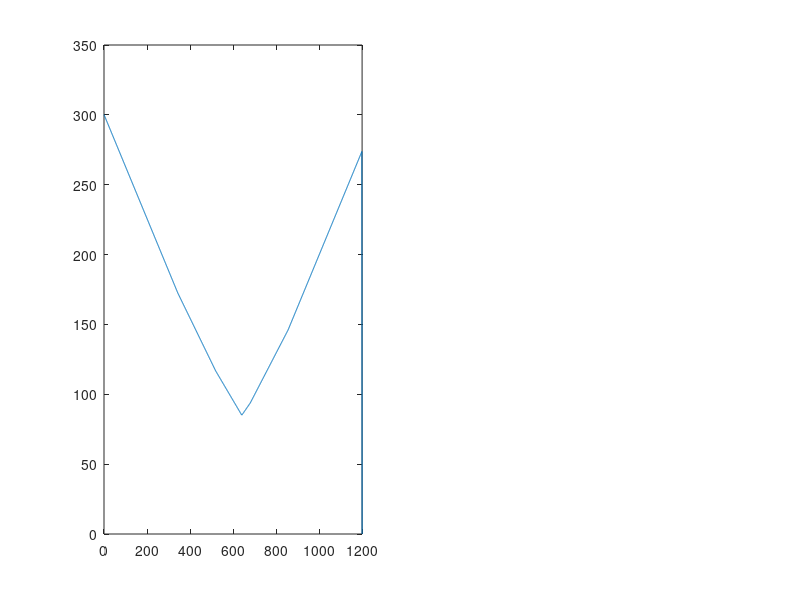

The MATLAB script that drew this image: (Note: this script raises an error after producing the figure.)
clear; close all;
%% 0. Initialize Parameters
L = 1200; % Length of bridge
n = 1200; % Discretize into 1 mm seg.
P = 400; % Total weight of train IF all are freight trains[N]
x = linspace(0, L, n+1); % x-axis generate n + 1 evenly spaced points

% Cross sections are defined by an nx3 matrix. Each row represents a
% rectangle. 
% section[i,1] = b, section[i, 2] = h, section[i, 3] = ybar
% **Coordinates measured as right and down positive**

%% design 0
section1 = [100, 1.27, 1.27/2;
            80, 1.27, 1.27/2 + 75;
            1.27 * 2, 75 - 1.27, (75 - 1.27) / 2 + 1.27;
            10, 1.27, 3 * 1.27 / 2;
            10, 0.0001, 1.27]; % b, h, ybar. last line is glue width,

% Iteration 1
sectionv2 = [100, 1.27*2, 1.27; % top flange
            80, 1.27, 1.27/2 + 75 + 1.27; % bottom flange
            1.27 * 2, 75 - 1.27, (75 - 1.27) / 2 + 2*1.27; % 
            10, 1.27, 2*1.27 + 1.27 / 2; % glue tabs
            10, 0.0001, 2*1.27]; % b, h, ybar. last line is glue width,

% Iteration 2
sectionv3 = [100, 1.27*2, 1.27; % top flange
            1.27 * 2, 75, (75) / 2 + 2*1.27; % 
            10, 1.27, 2*1.27 + 1.27 / 2; % glue tabs
            10, 0.0001, 2*1.27]; % b, h, ybar. last line is glue width,

% Iteration 3
sectionv4 = [110, 1.27*2, 1.27; % top flange
            1.27 * 2, 75, (75) / 2 + 2*1.27; % 
            10, 1.27, 2*1.27 + 1.27 / 2; % glue tabs
            10, 0.0001, 2*1.27]; % b, h, ybar. last line is glue width,

% Iteration 4
section1v5 = [110, 1.27*2, 1.27; % top flange
            1.27 * 2, 75, 75 / 2 + 2*1.27; % 
            10, 1.27, 2*1.27 + 1.27 / 2; % glue tabs
            10, 0.0001, 2*1.27]; % b, h, ybar. last line is glue width,

section2v5 = [110, 1.27*2, 1.27; % top flange
            1.27 * 2, 150, 150 / 2 + 2*1.27; % 
            10, 1.27, 2*1.27 + 1.27 / 2; % glue tabs
            10, 0.0001, 2*1.27]; % b, h, ybar. last line is glue width,

% Iteration 5
section1v6 = [110, 1.27*2, 1.27; % top flange
            1.27 * 2, 120, 100 / 2 + 2*1.27; % 
            10, 1.27, 2*1.27 + 1.27 / 2; % glue tabs
            10, 0.0001, 2*1.27]; % b, h, ybar. last line is glue width,

section2v6 = [110, 1.27*2, 1.27; % top flange
            1.27 * 2, 160, 120 / 2 + 2*1.27; % 
            10, 1.27, 2*1.27 + 1.27 / 2; % glue tabs
            10, 0.0001, 2*1.27]; % b, h, ybar. last line is glue width,

% Iteration 6
section1v7 = [100, 1.27*2, 1.27; % top flange
            1.27 * 2, 120, 120 / 2 + 2*1.27; % 
            10, 1.27, 2*1.27 + 1.27 / 2; % glue tabs
            10, 0.0001, 2*1.27]; % b, h, ybar. last line is glue width,

section2v7 = [100, 1.27*2, 1.27; % top flange
            1.27 * 2, 160, 160 / 2 + 2*1.27; % 
            10, 1.27, 2*1.27 + 1.27 / 2; % glue tabs
            10, 0.0001, 2*1.27]; % b, h, ybar. last line is glue width,

% % Iteration 8
% section1v8 = [100, 1.27*3, 1.27; % top flange
%             1.27 * 2, 100-3*1.27, (100-3*1.27) / 2 + 3*1.27; % 
%             10, 1.27, 3*1.27 + 1.27 / 2; % glue tabs
%             10, 0.0001, 3*1.27]; % b, h, ybar. last line is glue width,
% 
% section2v8 = [100, 1.27*3, 1.27; % top flange
%             1.27 * 2, 150, 150 / 2 + 3*1.27; % 
%             10, 1.27, 3*1.27 + 1.27 / 2; % glue tabs
%             10, 0.0001, 3*1.27]; % b, h, ybar. last line is glue width,
% 
% section3v8 = [100, 1.27*3, 1.27; % top flange
%             1.27 * 4, 100-3*1.27, (100-3*1.27) / 2 + 3*1.27; % 
%             10, 1.27, 3*1.27 + 1.27 / 2; % glue tabs
%             10, 0.0001, 3*1.27]; % b, h, ybar. last line is glue width,

% Iteration 9
section1v9 = [100, 1.27*4 1.27*4/2; % top flange
              %80, 1.27, 1.27/2 + 100;
              1.27 * 2, (80 - 4*1.27), (80 - 4*1.27) / 2 + 4*1.27; % 
              10, 1.27, 4*1.27 + 1.27 / 2; % glue tabs
              10, 0.0001, 4*1.27]; % b, h, ybar. last line is glue width,

section2v9 = [160, 1.27*4 1.27*4/2; % top flange
              %80, 1.27, 1.27/2 + 100;
              1.27 * 2, (80 - 4*1.27), (80 - 4*1.27) / 2 + 4*1.27; % 
              10, 1.27, 4*1.27 + 1.27 / 2; % glue tabs
              10, 0.0001, 4*1.27]; % b, h, ybar. last line is glue width,

% Iteration 10
section1v8 = [100, 1.27*2, 1.27; % top flange
             60, 0.0001, 2*1.27 + 1.27/2;
            1.27 * 2, 120-2*1.27, (120-2*1.27) / 2 + 2*1.27; % 
            20, 1.27, 2*1.27 + 1.27 / 2; % glue tabs
            10, 0.0001, 2*1.27]; % b, h, ybar. last line is glue width,

section2v8 = [100, 1.27*2, 1.27; % top flange
              60, 0.0001, 2*1.27 + 1.27/2;
            1.27 * 2, 135, 135 / 2 + 2*1.27; % 
            20, 1.27, 2*1.27 + 1.27 / 2; % glue tabs
            10, 0.0001, 2*1.27]; % b, h, ybar. last line is glue width,

section3v8 = [100, 1.27*2, 1.27; % top flange
              60, 0.0001, 2*1.27 + 1.27/2;
            1.27 * 3, 120-2*1.27, (120-2*1.27) / 2 + 2*1.27; % 
            20, 1.27, 2*1.27 + 1.27 / 2; % glue tabs
            10, 0.0001, 2*1.27]; % b, h, ybar. last line is glue width,

xsections = {section3v8, section3v8, section1v8, section2v8, section2v8, section1v8, section3v8, section3v8}; % cell array of all cross sections
% xsections = {section1v9, section2v9, section1v9};

% define the location of each cross section. At least two required.
xsectionpts = [0, 10, 11, 500, 700, 1189, 1190, 1200]; 

% Define top flange parameters
topConstThick = 1.27*2;
topConstWidth = 80;
topFreeThick = 1.27*2;
topFreeWidth = 10;

% Define glue joints
glueheights = [2*1.27, 1.27];

% distance between diaphragms. Assume constant for ease of calculation.
diaphragmDists = [118, 177, 118];
diaphragmLocs = [0, 246, 945, 1200];

numglues = length(glueheights);

numxsections = length(xsections);

%% 1. SFD, BMD under train loading
x_train = [52 228 392 568 732 908]; % Train Load Locations
x_train = x_train - 52;
P_train_LC1 = [1 1 1 1 1 1] * (P/6);
P_train_LC2 = [1.35 1.35 1 1 1 1] * (P/6);

P_train = P_train_LC2;

% array of locations the end of the train can take, in intervals of 1mm
train_locs = (-x_train(end)):1:L;

n_train = length(train_locs); % number of train locations
SFDi = zeros(n_train, n+1); % 1 SFD for each train location
BMDi = zeros(n_train, n+1); % 1 BMD for each train location

max_moment = 0;
max_m_pos = 0;

% Solve for SFD and BMD with the train at different locations
for i = 1:n_train
    % start location of train
    locs = train_locs(i) + x_train;

    % ignore locations not on bridge
    logical = locs >= 0 & locs <= L; 
    locs = locs(logical);
    p_applicable = P_train(logical); % ignore corresponding loads

    % sum of moments at A eqn
    By = sum((locs) .* p_applicable) / L;

    % sum of Fy eqn 
    Ay = sum(p_applicable) - By;
 
    % construct applied loads
    w = zeros(1, n + 1);
    w(round((locs + 1) / L * n)) = -p_applicable;
    w(1) = w(1) + Ay;
    w(round((L + 1.0) / L * n)) = w(round((L + 1.0) / L * n)) + By;
    
    % Integrate the applied loads to get SFD
    SFDi(i, :) = cumsum(w);
    % Integrate the SFD to get BMD
    BMDi(i, :) = cumsum(SFDi(i,:));

    curmaxM = max(BMDi(i, :));
    if curmaxM > max_moment
        max_moment = curmaxM;
        max_m_pos = train_locs(i);
    end

end
SFE = max(abs(SFDi)); % SFD envelope
BME = max(BMDi); % BMD envelope

figure
subplot(1, 2, 1)
plot(x, SFE);

fprintf("Max moment: %.2f\n" + ...
        "Location of leftmost train wheel: %.2f\n", ...
        max_moment, max_m_pos);


%% 2. Geometric properties of cross sections

% Discretized cross-sections. One cross section per mm.
xsectionsdsc = cell(1, n + 1);
xsectionsdsc(round(xsectionpts(1) / L * n) + 1) = xsections(1); 
for i = 1:(numxsections - 1)
    idx1 = round(xsectionpts(i) / L * n) + 1;
    idx2 = round(xsectionpts(i + 1) / L * n) + 1;
    ratio = (xsections{i + 1} - xsections{i}) ./ (idx2 - idx1);
    xsectionsdsc{idx1} = xsections{i};
    xsectionsdsc{idx2} = xsections{i + 1};
    for j = 1:(idx2-idx1-1)
        xsectionsdsc{idx1 + j} = xsections{i} + ratio * (j);
    end
end

for i = 1+292:n + 1-292
    xsectionsdsc{i}(2, 2) = 1.27;
end

ybots = zeros(1, n + 1);
ybars = zeros(1, n + 1);
Is = zeros(1, n + 1);
QCent = zeros(1, n + 1);
Qglues = zeros(numglues, n + 1);
Areas = zeros(1, n + 1);

% ybar, I, Qcent, Qglues
for i = 1:(n + 1)
    % if i > 1 && isequal(xsectionsdsc{i}, xsectionsdsc{i - 1})
    %     ybars(i) = ybars(i - 1);
    %     Is(i) = Is(i - 1);
    %     QCent(i) = QCent(i - 1);
    %     Qglues(:, i) = Qglues(:, i - 1);
    %     Areas(i) = Areas(i - 1);
    %     continue
    % end
    % ybar, I, Qcent
    % sum the areas times distance to centroid of each individual square
    sumAD = 0;
    sumAreas = 0;
    for j = 1:size(xsectionsdsc{i}, 1)
        % ybar
        b = xsectionsdsc{i}(j, 1);
        h = xsectionsdsc{i}(j, 2);
        y = xsectionsdsc{i}(j, 3);
        sumAD = sumAD + b * h * y;
        sumAreas = sumAreas + b * h;
        Areas(i) = Areas(i) + b * h;
    end
    ybars(i) = sumAD / sumAreas;

    ybots(i) = max(xsectionsdsc{i}(:, 2) ./ 2 + xsectionsdsc{i}(:, 3));

    % I
    % bh^3/12 for every bit
    Itot = 0;
    for j = 1:size(xsectionsdsc{i}, 1)
        b = xsectionsdsc{i}(j, 1);
        h = xsectionsdsc{i}(j, 2);
        y = xsectionsdsc{i}(j, 3);
        Iloc = b * h^3 / 12;
        ay2 = b * h * (abs(y - ybars(i)))^2;
        Itot = Itot + Iloc + ay2;
    end
    Is(i) = Itot;
    
    % all Qs
    Qc = 0;
    for j = 1:size(xsectionsdsc{i}, 1)
        % calculate area above centroidal axis of the jth shape, as well as
        % centroid position relative to y axis
        b = xsectionsdsc{i}(j, 1);
        h = xsectionsdsc{i}(j, 2);
        y = xsectionsdsc{i}(j, 3);
        y1 = y - h/2;
        y2 = y + h/2;
        if y1 < ybars(i)
            area = b * (min(y2, ybars(i)) - y1);
            centY = (min(y2, ybars(i)) + y1) / 2;
            Qc = Qc + area * (ybars(i) - centY);
        end
    end
    for j = 1:numglues
        % calculate Q from top
        Qtop = 0;
        for k = 1:size(xsectionsdsc{i}, 1)
            % calculate area above centroidal axis of the jth shape, as well as
            % centroid position relative to y axis
            b = xsectionsdsc{i}(k, 1);
            h = xsectionsdsc{i}(k, 2);
            y = xsectionsdsc{i}(k, 3);
            y1 = y - h/2;
            y2 = y + h/2;
            if y1 < glueheights(j)
                area = b * (min(y2, glueheights(j)) - y1);
                centY = (min(y2, glueheights(j)) + y1) / 2;
                Qtop = Qtop + area * (ybars(i) - centY);
            end
        end
        Qglues(j, i) = Qtop;
    end
    QCent(i) = Qc;
end

% calculate max b
bCentTop = zeros(1, n + 1);
bCentBot = zeros(1, n + 1);

bGluesTop = zeros(numglues, n + 1);
bGluesBot = zeros(numglues, n + 1);


for i = 1:n + 1
    bBot = 0;
    bTop = 0;
    for j = 1:size(xsectionsdsc{i}, 1)
        b = xsectionsdsc{i}(j, 1);
        h = xsectionsdsc{i}(j, 2);
        y = xsectionsdsc{i}(j, 3);
        yb = round(ybars(i), 2);
        y1 = round(y - (h / 2), 2);
            y2 = round(y + (h / 2), 2);
        if y2 >= yb && y1 < yb
            bBot = bBot + b;
        end
        if y2 > yb && y1 <= yb
            bTop = bTop + b;
        end
    end
    bCentTop(i) = bTop;
    bCentBot(i) = bBot;
    for j = 1:numglues
        bBot = 0;
        bTop = 0;
        for k = 1:size(xsectionsdsc{i}, 1)
            b = xsectionsdsc{i}(k, 1);
            h = xsectionsdsc{i}(k, 2);
            y = xsectionsdsc{i}(k, 3);
            y1 = round(y - (h / 2), 5);
            y2 = round(y + (h / 2), 5);
            glueh = round(glueheights(j), 5);
            if y2 > glueh && y1 < glueh
                bBot = bBot + b;
            end

            if y2 > glueh && y1 <= glueh
                bTop = bTop + b;
            end
        end
        bGluesTop(j, i) = bTop;
        bGluesBot(j, i) = bBot;
    end
end

diaphragmDistsdsc = zeros(1, n + 1);

for i = 1:length(diaphragmLocs) - 1
    idx1 = diaphragmLocs(i) + 1
    idx2 = diaphragmLocs(i + 1) + 1
    diaphragmDistsdsc(idx1:idx2 - 1) = diaphragmDists(i);
    
end


%% 3. Calculate Applied Stress
T_glue = zeros(numglues, n + 1);
S_top = ybars .* BME ./ Is;
S_bot = (ybots - ybars) .* BME ./ Is;
T_cent = SFE .* QCent ./ Is ./ min(bCentBot, bCentTop);

for j = 1:numglues
    T_glue(j, :) = SFE .* Qglues(j, :) ./ Is ./ min(bGluesTop(j, :), bGluesBot(j, :));
end

%% 4. Material and Thin Plate Buckling Capacities

E = 4000;
mu = 0.2;
t = 1.27;

S_tens = S_bot;
S_comp = S_top;
T_max = T_cent;
T_gmax = max(T_glue);
% Buckling case 1 (middle of top flange)
S_buck1 = 4*pi^2*E ./ (12 * (1 - mu^2)) .* ((topConstThick/topConstWidth)^2);
% Buckling case 2 (sides of top flange)
S_buck2 = 0.4254*pi^2*E ./ (12 * (1 - mu^2)) .* ((topFreeThick/topFreeWidth)^2);
% Buckling case 3 (Webs)
S_buck3 = 6*pi^2*E ./ (12*(1-mu^2)) .* (t./(ybars - topConstThick)).^2;
% Shear buckling
T_buck = 5*pi^2*E ./ (12*(1-mu^2)) .* (((t./(ybots - topConstThick)).^2) + ((t./diaphragmDistsdsc).^2));


%% 5. FOS
FOS_tens = 30 ./ S_tens;
FOS_comp = 6 ./ S_comp;
FOS_shear = 4 ./ T_max;
FOS_glue = 2 ./ T_gmax;
FOS_buck1 = S_buck1 ./ S_comp;
FOS_buck2 = S_buck2 ./ S_comp;
FOS_buck3 = S_buck3 ./ S_comp;
FOS_buckV = T_buck ./ abs(T_max);

%% 6. Min FOS and the failure load Pfail
FOSs = [min(FOS_tens), min(FOS_comp), min(FOS_shear), min(FOS_glue), min(FOS_buck1), min(FOS_buck2), min(FOS_buck3), min(FOS_buckV)];
minFOS = min(FOSs);
Pf = sum(P_train) * minFOS;

fprintf(['Factors of Safety\n' ...
         '  Matboard Tensile: %.2f\n' ...
         '  Matboard Compressive: %.2f\n' ...
         '  Matboard Shear: %.2f\n' ...
         '  Glue Shear: %.2f\n' ...
         '  Buckling Case 1: %.2f\n' ...
         '  Buckling Case 2: %.2f\n' ...
         '  Buckling Case 3: %.2f\n' ...
         '  Shear Buckling: %.2f\n'], FOSs)
fprintf('\nFailure load: %.2f N\n', Pf)
%% 7. Vfail and Mfail
Mf_tens = FOS_tens .* BME;
Mf_comp = FOS_comp .* BME;
Vf_shear = FOS_shear .* SFE;
Vf_glue = FOS_glue .* SFE;
Mf_buck1 = FOS_buck1 .* BME;
Mf_buck2 = FOS_buck2 .* BME;
Mf_buck3 = FOS_buck3 .* BME;
Vf_buckV = FOS_buckV .* SFE;


%% 8. Output plots of Vfail and Mfail
subplot(2,3,1)
hold on; grid on; grid minor;
plot(x, Vf_shear, 'r')
plot(x, SFE, 'k');
plot([0, L], [0, 0], 'k', 'LineWidth', 2)
legend('Matboard Shear Failure')
xlabel('Distance along bridge (mm)')
ylabel('Absolute Max. Shear Force (N)')

subplot(2, 3, 2)
hold on; grid on; grid minor;
plot(x, Vf_glue, 'r')
plot(x, SFE, 'k');
plot([0, L], [0, 0], 'k', 'LineWidth', 2)
legend('Glue Shear Failure')
xlabel('Distance along bridge (mm)')
ylabel('Absolute Max. Shear Force (N)')

subplot(2, 3, 3)
hold on; grid on; grid minor;
plot(x, Vf_buckV, 'r')
plot(x, SFE, 'k');
plot([0, L], [0, 0], 'k', 'LineWidth', 2)
legend('Matboard Shear Buckling Failure')
xlabel('Distance along bridge (mm)')
ylabel('Absolute Max. Shear Force (N)')

subplot(2, 3, 4)
hold on; grid on; grid minor;
plot(x, Mf_tens, 'r')
plot(x, Mf_comp, 'b')
plot(x, BME, 'k');
plot([0, L], [0, 0], 'k', 'LineWidth', 2)
legend('Matboard Tension Failure', 'Matboard Compression Failure')
xlabel('Distance along bridge (mm)')
ylabel('Bending moment (Nmm)')

subplot(2, 3, 5)
hold on; grid on; grid minor;
plot(x, Mf_buck1, 'r')
plot(x, Mf_buck2, 'b')
plot(x, BME, 'k');
plot([0, L], [0, 0], 'k', 'LineWidth', 2)
legend('Matboard Buckling Failure, Top Flange - Mid', 'Matboard Buckling Failure, Top Flange - Sides')
xlabel('Distance along bridge (mm)')
ylabel('Bending moment (Nmm)')

subplot(2, 3, 6)
hold on; grid on; grid minor;
plot(x, Mf_buck3, 'r')
plot(x, BME, 'k');
plot([0, L], [0, 0], 'k', 'LineWidth', 2)
legend('Matboard Buckling Failure, Webs')
xlabel('Distance along bridge (mm)')
ylabel('Bending moment (Nmm)')

figure
hold on
plot(x, zeros(1, n + 1), "k")
plot(x, -ybots, "k")
ylim([-500, 0])

% for i=0:10
%     location = i*diaphragmDist + 10;
%     height = ybots(location);
%     fprintf('loc: %.2f   height: %.2f\n', location, height + 5)
% end

% for i = 1:(numxsections + 1) / 2
%     figure
%     hold on;
%     for j = 1:size(xsections{i}, 1)
%         b = xsections{i}(j, 1);
%         h = xsections{i}(j, 2);
%         y = xsections{i}(j, 3);
%         x1 = -b/2;
%         x2 = b/2;
%         y1 = y + h/2;
%         y2 = y-h/2;
%         % x1, y2 -> x2, y2
%         % x2, y2 -> x2, y1
%         % x2, y1 -> x1, y1
%         % x1, y1 -> x1, y2
%         plot([x1 x2], [y2 y2], "b-")
%         plot([x2 x2], [y2 y1], "b-")
%         plot([x2 x1], [y1 y1], "b-")
%         plot([x1 x1], [y1 y2], "b-")
%     end
% end
